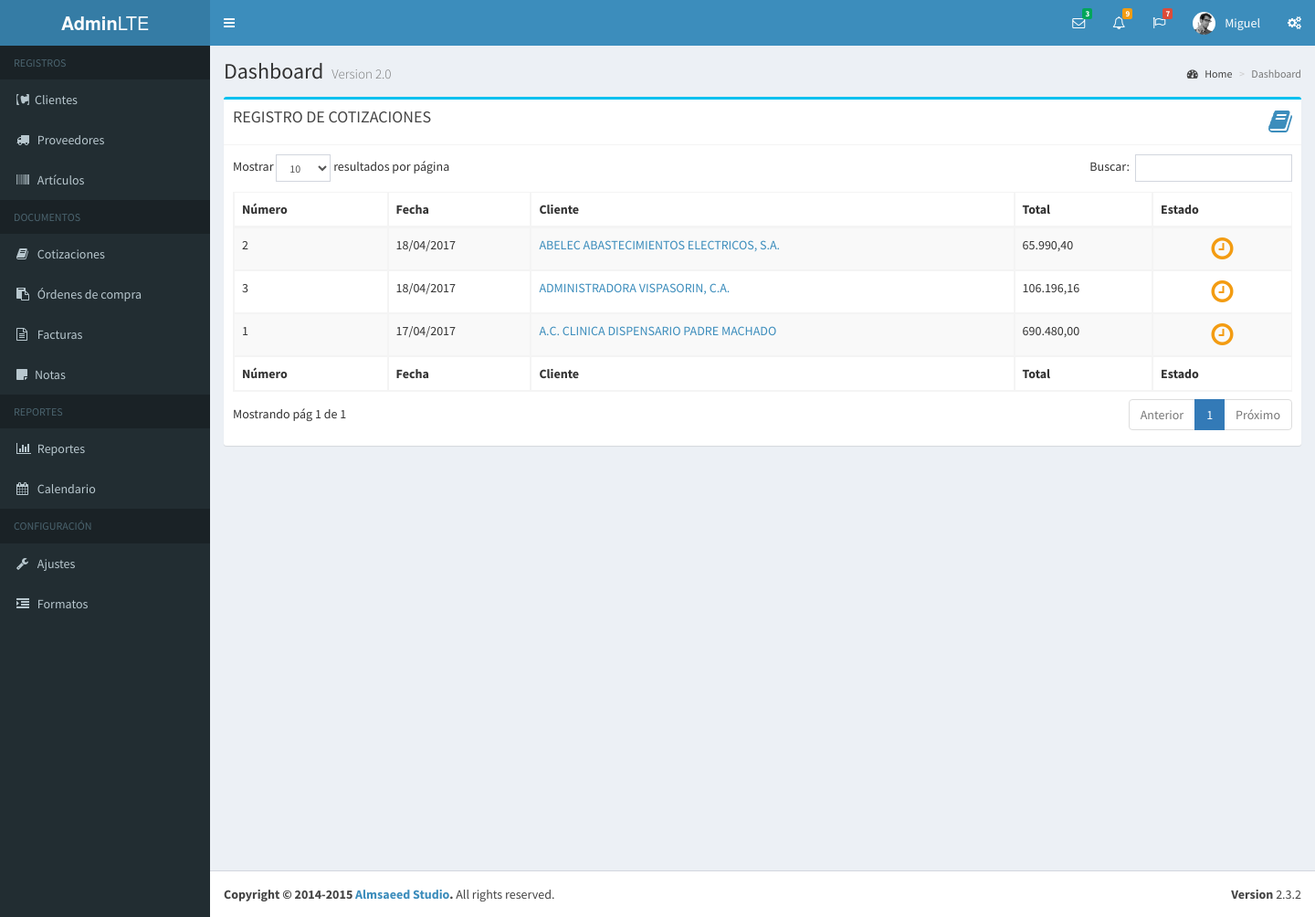
The page /cotizaciones.php (signed in) on the database its author committed.
### tables this page shows
CREATE TABLE IF NOT EXISTS `usuario` (
  `idUsuario` int(11) NOT NULL AUTO_INCREMENT,
  `usuario` varchar(60) NOT NULL,
  `password` varchar(60) NOT NULL,
  `nombre` varchar(80) DEFAULT NULL,
  `empresa` varchar(40) DEFAULT NULL,
  `subtitulo` varchar(120) DEFAULT NULL,
  `rif` varchar(15) DEFAULT NULL,
  `telefonos` varchar(80) DEFAULT NULL,
  `email` varchar(80) DEFAULT NULL,
  `vendedor` varchar(25) DEFAULT NULL,
  `direccion1` varchar(160) DEFAULT NULL,
  `direccion2` varchar(160) DEFAULT NULL,
  PRIMARY KEY (`idUsuario`)
);

CREATE TABLE IF NOT EXISTS `cotizacion` (
  `IdCotizacion2` int(5) NOT NULL AUTO_INCREMENT,
  `numero` int(4) DEFAULT NULL,
  `Fecha` varchar(10) DEFAULT NULL,
  `fecha_emision` date DEFAULT NULL,
  `fecha_registro` datetime DEFAULT NULL,
  `fecha_modificacion` datetime DEFAULT NULL,
  `fecha_vencimiento` datetime DEFAULT NULL,
  `fecha_anulacion` datetime DEFAULT NULL,
  `fecha_aprobacion` datetime DEFAULT NULL,
  `validez` varchar(30) DEFAULT NULL,
  `IdCliente` int(7) DEFAULT NULL,
  `IdCliente2` int(5) DEFAULT NULL,
  `Nombre` varchar(51) DEFAULT NULL,
  `Telefono` varchar(20) DEFAULT NULL,
  `Rif` varchar(14) DEFAULT NULL,
  `Fax` varchar(15) DEFAULT NULL,
  `Email` varchar(30) DEFAULT NULL,
  `pcontacto` varchar(30) DEFAULT NULL,
  `idProveedor` int(2) DEFAULT NULL,
  `iva` float DEFAULT NULL,
  `tipo` varchar(12) DEFAULT NULL,
  `CotizAprobada` varchar(5) DEFAULT NULL,
  `SubTotal` varchar(9) DEFAULT NULL,
  `TotalDescto` int(1) DEFAULT NULL,
  `estado` varchar(20) DEFAULT NULL,
  `valor_condicion` int(3) DEFAULT NULL,
  `condicion` varchar(12) DEFAULT NULL,
  `IdRecargo` int(1) NOT NULL,
  `ISV` varchar(8) DEFAULT NULL,
  `Total` decimal(9,2) DEFAULT NULL,
  `introduccion` varchar(200) DEFAULT NULL,
  `Observaciones` varchar(30) DEFAULT NULL,
  `Observaciones1` varchar(100) DEFAULT NULL,
  `Observaciones2` varchar(100) DEFAULT NULL,
  `Observaciones3` varchar(100) DEFAULT NULL,
  `Paridad` int(1) DEFAULT NULL,
  `idUsuario` int(11) DEFAULT NULL,
  PRIMARY KEY (`IdCotizacion2`,`IdRecargo`),
  KEY `idUsuario` (`idUsuario`)
);

CREATE TABLE IF NOT EXISTS `cliente` (
  `IdCliente` int(7) NOT NULL,
  `idCliente2` int(5) NOT NULL AUTO_INCREMENT,
  `Nombre` varchar(51) NOT NULL,
  `Rif` varchar(13) NOT NULL,
  `pcontacto` varchar(50) DEFAULT NULL,
  `Nit` int(11) DEFAULT NULL,
  `direccion1` varchar(100) DEFAULT NULL,
  `direccion2` varchar(100) DEFAULT NULL,
  `Ciudad` varchar(30) DEFAULT NULL,
  `telefono1` varchar(20) DEFAULT NULL,
  `telefono2` varchar(20) DEFAULT NULL,
  `IdZona` int(1) DEFAULT NULL,
  `CodPos` varchar(12) DEFAULT NULL,
  `IdCondicion` int(2) DEFAULT NULL,
  `VigCre` varchar(10) DEFAULT NULL,
  `MonCre` int(1) DEFAULT NULL,
  `IdVendedor` int(1) DEFAULT NULL,
  `PagWeb` varchar(30) DEFAULT NULL,
  `Email` varchar(30) DEFAULT NULL,
  `IdCodContab` int(1) DEFAULT NULL,
  `NroPrecio` int(1) DEFAULT NULL,
  `AccionSql` varchar(4) DEFAULT NULL,
  PRIMARY KEY (`idCliente2`)
);

### bd/data-usuario.php (called while the page is built, shortened)
<?php
	function obtenerUsuarioPorId( $idu, $dbh ){
		$sql = "select * from usuario where idUsuario = $idu";
		$data_user = mysql_fetch_array( mysql_query ( $sql, $dbh ) );
		return $data_user;
	}
?>

### bd/data-cotizacion.php (called while the page is built, shortened)
<?php
	function obtenerListaCotizaciones( $link, $idu, $estado ){
		$xq = ""; $lista_c = array();
		$q = "Select c.IdCotizacion2 as idc, c.tipo as tipo, c.numero as numero, c.estado as estado,
		date_format(c.fecha_emision,'%d/%m/%Y') as Fecha, k.Nombre as Nombre, c.Total as Total
		from cotizacion c, cliente k where c.IdCliente2 = k.IdCliente2 and c.tipo = 'cotizacion'
		and idUsuario = $idu $xq order by c.fecha_emision DESC";
		$data = mysql_query( $q, $link );
		while( $c = mysql_fetch_array( $data ) ){
			$lista_c[] = $c;
		}
		return $lista_c;
	}
?>

### fn/fn-documento.php (called while the page is built, shortened)
<?php
	function iconoEstado( $estado ){
		$icono = array(
			""	=> array("icono" => " fa-sticky-note", "color" => "verde"),
			"pendiente"	=> array("icono" => "fa-clock-o", "color" => "amarillo"),
			"aprobada"	=> array("icono" => "fa-thumbs-up", "color" => "verde"),
			"pagada"	=> array("icono" => "fa-check", "color" => "azul"),
			"vencida"	=> array("icono" => "fa-calendar-times-o", "color" => "gris"),
			"anulada" 	=> array("icono" => "fa-ban", "color" => "rojo")
		);
		return $icono[$estado];
	}
?>

### subforms/tablas/tabla_cotizaciones.php (the view, shortened to what this page needs)
<?php
	$tipo = "";
	if( $tipo == "solicitud" )
		$cotizaciones = obtenerSolicitudesCotizaciones( $dbh, $usuario["idUsuario"] );
	else
		$cotizaciones = obtenerListaCotizaciones( $dbh, $usuario["idUsuario"], "" );
?>
<table id="lista_ctz" class="table table-bordered table-striped">
    <thead>
      <tr>
        <th>Número</th>
        <th>Fecha</th>
        <?php if( $tipo != "solicitud" ) { ?> <th>Cliente</th> <?php } else { ?><th>Proveedor</th> <?php } ?>
		<?php if( $tipo != "solicitud" ) { ?> <th>Total</th> <?php } ?>
        <th>Estado</th>
      </tr>
    </thead>
    <tbody>
        <?php
          foreach( $cotizaciones as $c ){
            if ( $tipo == "solicitud" ) $td = "sctz"; else $td = "ctz";
            $ie = iconoEstado( $c["estado"] );
        ?>
        <tr>
            <td> <?php echo $c["numero"];  ?></td>
            <td> <?php echo $c["Fecha"];  ?></td>
            <td>
              <a href="documento.php?tipo_documento=<?php echo $td; ?>&id=<?php echo $c["idc"]; ?>"><?php echo $c["Nombre"]; ?></a>
            </td>
            <?php if( $tipo != "solicitud" ) { ?>
              <td>
                <?php echo number_format( $c["Total"], 2, ",", "." );  ?>
              </td>
            <?php } ?>
            <td align="center">
              <i class="fa fa-2x <?php echo $ie["icono"]." ".$ie["color"]; ?>"></i>
            </td>
        </tr>
        <?php } ?>
    </tbody>
    <tfoot>
        <tr>
        <th>Número</th>
        <th>Fecha</th>
        <?php if( $tipo != "solicitud" ) { ?> <th>Cliente</th> <?php } else { ?><th>Proveedor</th> <?php } ?>
		<?php if( $tipo != "solicitud" ) { ?> <th>Total</th> <?php } ?>
        <th>Estado</th>
      </tr>
    </tfoot>
</table>

### subforms/nav/perfil.php (shortened to what this page needs)
<?php
  $usuario = obtenerUsuarioPorId( $_SESSION["user"]["idUsuario"], $dbh );
?>
<li class="dropdown user user-menu">
<a href="#" class="dropdown-toggle" data-toggle="dropdown">
  <img src="dist/img/user2-160x160.jpg" class="user-image" alt="User Image">
  <span class="hidden-xs"><?php echo $usuario["nombre"]; ?></span>
</a>
</li>

### css/style.css (style rules this page uses)
.amarillo { color: #f39c12; }

### rows shown on the page
usuario: nombre "Miguel"
cotizacion: numero "2", Fecha "18/04/2017", IdCliente2.Nombre "ABELEC ABASTECIMIENTOS ELECTRICOS, S.A.", Total "65.990,40"
cotizacion: numero "3", Fecha "18/04/2017", IdCliente2.Nombre "ADMINISTRADORA VISPASORIN, C.A.", Total "106.196,16"
cotizacion: numero "1", Fecha "17/04/2017", IdCliente2.Nombre "A.C. CLINICA DISPENSARIO PADRE MACHADO", Total "690.480,00"
